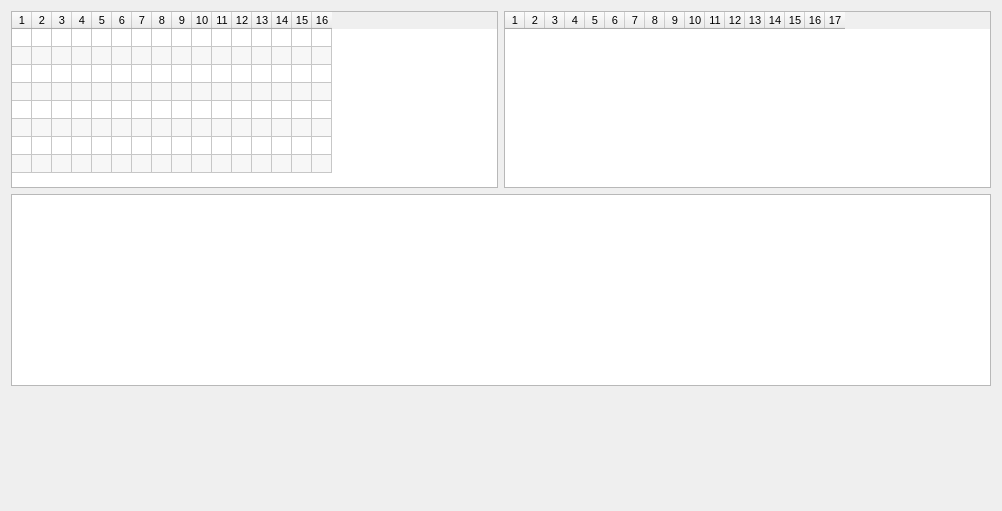
<?xml version="1.0" encoding="UTF-8"?>
<ui version="4.0">
 <class>GraphicsWidget</class>
 <widget class="QWidget" name="GraphicsWidget">
  <property name="geometry">
   <rect>
    <x>0</x>
    <y>0</y>
    <width>1002</width>
    <height>511</height>
   </rect>
  </property>
  <property name="sizePolicy">
   <sizepolicy hsizetype="Expanding" vsizetype="Expanding">
    <horstretch>0</horstretch>
    <verstretch>0</verstretch>
   </sizepolicy>
  </property>
  <property name="windowTitle">
   <string>Form</string>
  </property>
  <layout class="QVBoxLayout" name="verticalLayout">
   <item>
    <layout class="QHBoxLayout" name="horizontalLayout">
     <item>
      <widget class="QTableWidget" name="anchorTable">
       <property name="sizePolicy">
        <sizepolicy hsizetype="Expanding" vsizetype="Expanding">
         <horstretch>0</horstretch>
         <verstretch>0</verstretch>
        </sizepolicy>
       </property>
       <property name="minimumSize">
        <size>
         <width>0</width>
         <height>149</height>
        </size>
       </property>
       <property name="maximumSize">
        <size>
         <width>535</width>
         <height>16777215</height>
        </size>
       </property>
       <property name="font">
        <font>
         <pointsize>8</pointsize>
        </font>
       </property>
       <property name="frameShape">
        <enum>QFrame::StyledPanel</enum>
       </property>
       <property name="frameShadow">
        <enum>QFrame::Sunken</enum>
       </property>
       <property name="sizeAdjustPolicy">
        <enum>QAbstractScrollArea::AdjustToContents</enum>
       </property>
       <property name="autoScroll">
        <bool>true</bool>
       </property>
       <property name="alternatingRowColors">
        <bool>true</bool>
       </property>
       <property name="gridStyle">
        <enum>Qt::SolidLine</enum>
       </property>
       <property name="sortingEnabled">
        <bool>false</bool>
       </property>
       <property name="rowCount">
        <number>8</number>
       </property>
       <property name="columnCount">
        <number>16</number>
       </property>
       <attribute name="horizontalHeaderDefaultSectionSize">
        <number>20</number>
       </attribute>
       <attribute name="horizontalHeaderMinimumSectionSize">
        <number>20</number>
       </attribute>
       <attribute name="horizontalHeaderStretchLastSection">
        <bool>false</bool>
       </attribute>
       <attribute name="verticalHeaderVisible">
        <bool>false</bool>
       </attribute>
       <attribute name="verticalHeaderDefaultSectionSize">
        <number>18</number>
       </attribute>
       <attribute name="verticalHeaderHighlightSections">
        <bool>true</bool>
       </attribute>
       <attribute name="verticalHeaderMinimumSectionSize">
        <number>18</number>
       </attribute>
       <row/>
       <row/>
       <row/>
       <row/>
       <row/>
       <row/>
       <row/>
       <row/>
       <column/>
       <column/>
       <column/>
       <column/>
       <column/>
       <column/>
       <column/>
       <column/>
       <column/>
       <column/>
       <column/>
       <column/>
       <column/>
       <column/>
       <column/>
       <column/>
      </widget>
     </item>
     <item>
      <widget class="QTableWidget" name="tagTable">
       <property name="sizePolicy">
        <sizepolicy hsizetype="Expanding" vsizetype="Expanding">
         <horstretch>0</horstretch>
         <verstretch>0</verstretch>
        </sizepolicy>
       </property>
       <property name="minimumSize">
        <size>
         <width>0</width>
         <height>149</height>
        </size>
       </property>
       <property name="maximumSize">
        <size>
         <width>16777215</width>
         <height>16777215</height>
        </size>
       </property>
       <property name="font">
        <font>
         <pointsize>8</pointsize>
        </font>
       </property>
       <property name="sizeAdjustPolicy">
        <enum>QAbstractScrollArea::AdjustToContents</enum>
       </property>
       <property name="alternatingRowColors">
        <bool>true</bool>
       </property>
       <property name="rowCount">
        <number>0</number>
       </property>
       <property name="columnCount">
        <number>17</number>
       </property>
       <attribute name="horizontalHeaderDefaultSectionSize">
        <number>20</number>
       </attribute>
       <attribute name="horizontalHeaderMinimumSectionSize">
        <number>20</number>
       </attribute>
       <attribute name="horizontalHeaderStretchLastSection">
        <bool>false</bool>
       </attribute>
       <attribute name="verticalHeaderVisible">
        <bool>false</bool>
       </attribute>
       <attribute name="verticalHeaderDefaultSectionSize">
        <number>18</number>
       </attribute>
       <attribute name="verticalHeaderMinimumSectionSize">
        <number>18</number>
       </attribute>
       <column/>
       <column/>
       <column/>
       <column/>
       <column/>
       <column/>
       <column/>
       <column/>
       <column/>
       <column/>
       <column/>
       <column/>
       <column/>
       <column/>
       <column/>
       <column/>
       <column/>
      </widget>
     </item>
    </layout>
   </item>
   <item>
    <widget class="GraphicsView" name="graphicsView">
     <property name="maximumSize">
      <size>
       <width>16777</width>
       <height>16777</height>
      </size>
     </property>
    </widget>
   </item>
   <item>
    <widget class="QStackedWidget" name="stackedWidget">
     <property name="enabled">
      <bool>false</bool>
     </property>
     <property name="sizePolicy">
      <sizepolicy hsizetype="Expanding" vsizetype="Expanding">
       <horstretch>0</horstretch>
       <verstretch>0</verstretch>
      </sizepolicy>
     </property>
     <property name="locale">
      <locale language="English" country="UnitedStates"/>
     </property>
     <property name="currentIndex">
      <number>-1</number>
     </property>
    </widget>
   </item>
  </layout>
 </widget>
 <customwidgets>
  <customwidget>
   <class>GraphicsView</class>
   <extends>QGraphicsView</extends>
   <header>graphic_view</header>
  </customwidget>
 </customwidgets>
 <resources/>
 <connections/>
</ui>
